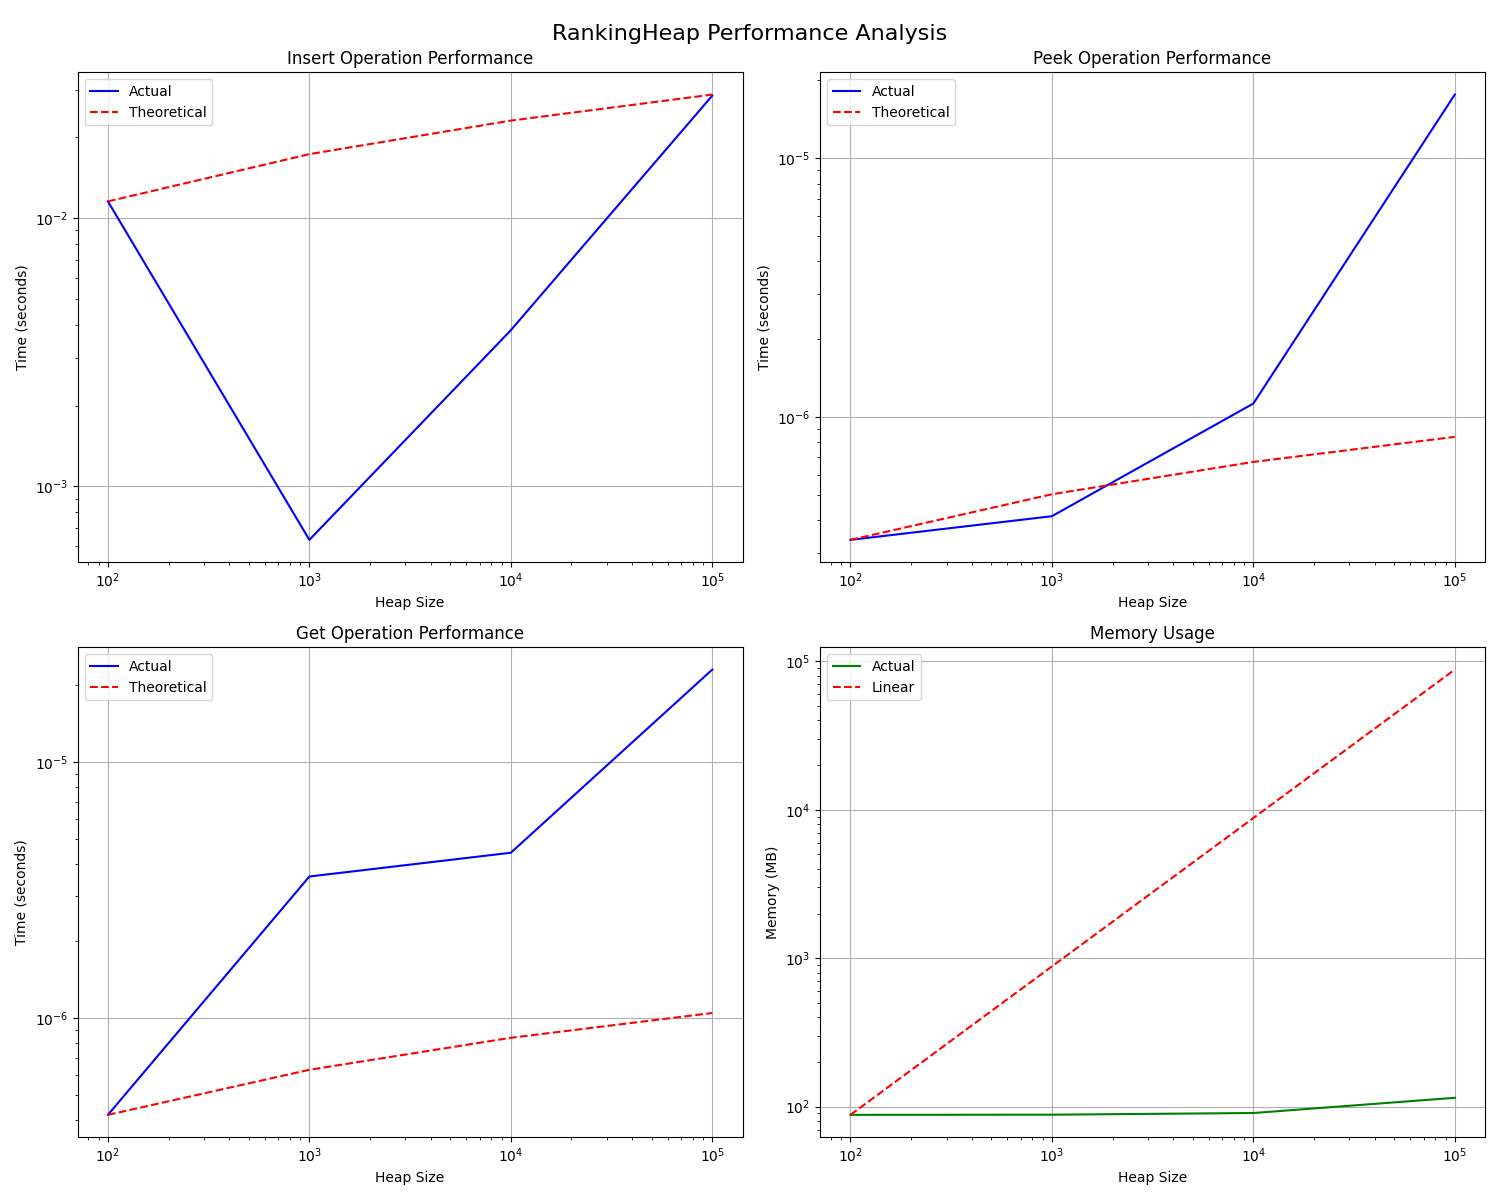

Write the Python code that produced this figure.
import time
import random
import matplotlib.pyplot as plt
import numpy as np
from heap import RankingHeap
from typing import List, Tuple, Dict
from tqdm import tqdm

class HeapPerformanceAnalyzer:
    """Analyzes and visualizes RankingHeap performance"""
    
    def __init__(self):
        self.sizes = [100, 1000, 10000, 100000]
        self.results: Dict[str, Dict[int, float]] = {
            'insert': {},
            'peek': {},
            'get': {},
            'memory': {}
        }
        
    def generate_data(self, size: int) -> List[Tuple[float, str]]:
        """Generate test data of given size"""
        return [(random.random(), f"page_{i}") for i in range(size)]
        
    def measure_insert_performance(self, heap: RankingHeap, data: List[Tuple[float, str]]) -> float:
        """Measure insertion time"""
        start_time = time.time()
        for relevance, page in data:
            heap.add_page(relevance, page)
        return time.time() - start_time
        
    def measure_peek_performance(self, heap: RankingHeap, iterations: int = 100) -> float:
        """Measure peek operation time"""
        start_time = time.time()
        for _ in range(iterations):
            heap.peek_top_results(10)
        return (time.time() - start_time) / iterations
        
    def measure_get_performance(self, heap: RankingHeap, iterations: int = 100) -> float:
        """Measure get operation time"""
        start_time = time.time()
        for _ in range(iterations):
            heap.get_top_results(10)
        return (time.time() - start_time) / iterations
        
    def measure_memory(self, heap: RankingHeap) -> float:
        """Measure memory usage in MB"""
        import psutil
        import os
        process = psutil.Process(os.getpid())
        return process.memory_info().rss / 1024 / 1024
        
    def run_analysis(self):
        """Run performance analysis for different heap sizes"""
        print("Running performance analysis...")
        
        for size in tqdm(self.sizes, desc="Analyzing heap sizes"):
            # Generate test data
            data = self.generate_data(size)
            heap = RankingHeap(max_heap_size=size)
            
            # Measure insert performance
            self.results['insert'][size] = self.measure_insert_performance(heap, data)
            
            # Measure peek performance
            self.results['peek'][size] = self.measure_peek_performance(heap)
            
            # Measure get performance
            self.results['get'][size] = self.measure_get_performance(heap)
            
            # Measure memory usage
            self.results['memory'][size] = self.measure_memory(heap)
            
    def plot_results(self):
        """Generate performance visualization plots"""
        operations = ['insert', 'peek', 'get']
        fig, axes = plt.subplots(2, 2, figsize=(15, 12))
        fig.suptitle('RankingHeap Performance Analysis', fontsize=16)
        
        # Plot time complexity
        for i, operation in enumerate(operations):
            ax = axes[i // 2, i % 2]
            times = [self.results[operation][size] for size in self.sizes]
            
            # Plot actual times
            ax.plot(self.sizes, times, 'b-', label='Actual')
            
            # Plot theoretical complexity
            if operation == 'insert':
                # O(log n)
                theoretical = [times[0] * np.log2(n) / np.log2(self.sizes[0]) for n in self.sizes]
            else:
                # O(k log n) for peek/get
                theoretical = [times[0] * np.log2(n) / np.log2(self.sizes[0]) for n in self.sizes]
                
            ax.plot(self.sizes, theoretical, 'r--', label='Theoretical')
            
            ax.set_xlabel('Heap Size')
            ax.set_ylabel('Time (seconds)')
            ax.set_title(f'{operation.capitalize()} Operation Performance')
            ax.legend()
            ax.grid(True)
            ax.set_xscale('log')
            ax.set_yscale('log')
            
        # Plot memory usage
        ax = axes[1, 1]
        memory = [self.results['memory'][size] for size in self.sizes]
        ax.plot(self.sizes, memory, 'g-', label='Actual')
        
        # Plot linear memory growth
        theoretical_memory = [memory[0] * n / self.sizes[0] for n in self.sizes]
        ax.plot(self.sizes, theoretical_memory, 'r--', label='Linear')
        
        ax.set_xlabel('Heap Size')
        ax.set_ylabel('Memory (MB)')
        ax.set_title('Memory Usage')
        ax.legend()
        ax.grid(True)
        ax.set_xscale('log')
        ax.set_yscale('log')
        
        plt.tight_layout()
        plt.savefig('heap_performance.png')
        plt.close()
        
    def print_summary(self):
        """Print performance summary"""
        print("\nPerformance Summary:")
        print("=" * 60)
        
        for size in self.sizes:
            print(f"\nHeap Size: {size}")
            print("-" * 40)
            print(f"Insert time: {self.results['insert'][size]:.6f} seconds")
            print(f"Peek time: {self.results['peek'][size]:.6f} seconds")
            print(f"Get time: {self.results['get'][size]:.6f} seconds")
            print(f"Memory usage: {self.results['memory'][size]:.2f} MB")
            
        print("\nComplexity Analysis:")
        print("-" * 40)
        print("Insert: O(log n)")
        print("Peek: O(k log n)")
        print("Get: O(k log n)")
        print("Memory: O(n)")
        
    def analyze(self):
        """Run complete analysis"""
        self.run_analysis()
        self.plot_results()
        self.print_summary()

def main():
    analyzer = HeapPerformanceAnalyzer()
    analyzer.analyze()

if __name__ == "__main__":
    main() 